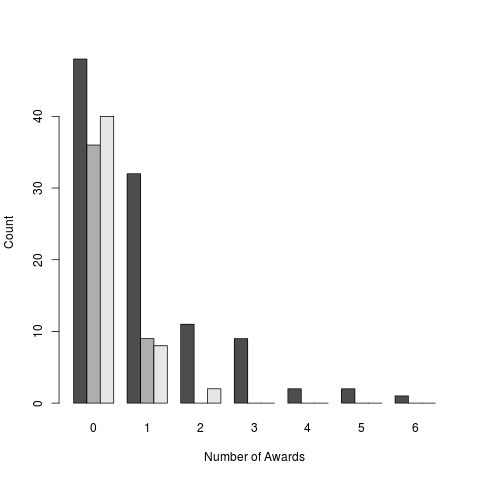

The R source for this figure:
try(dev.off(),silent=TRUE)

#png('award-hist.png')
barplot(t(table(awards$num_awards, awards$program)), beside = TRUE, 
        xlab = 'Number of Awards', ylab = 'Count')
#dev.off()
